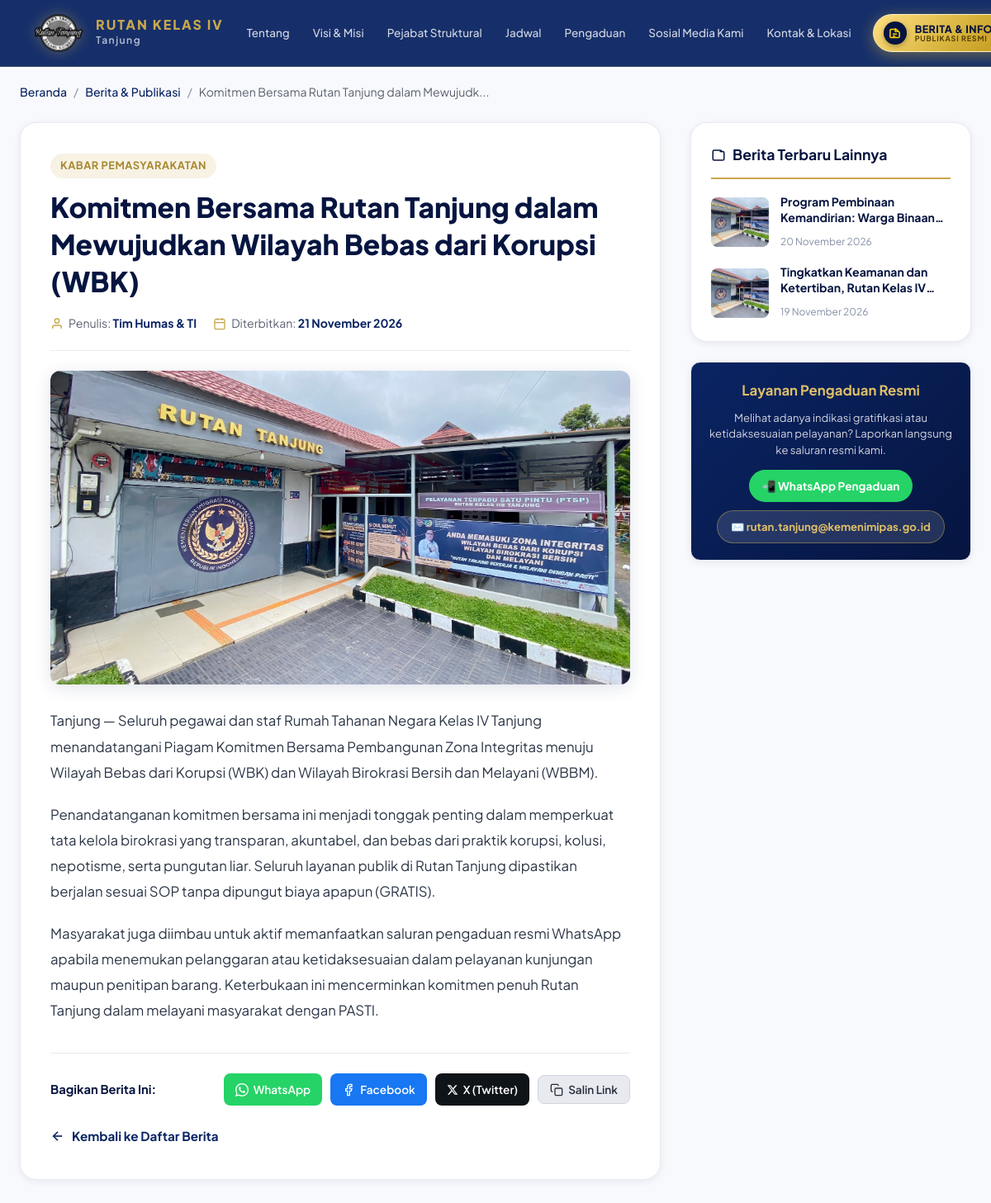
The app's page /detail-berita.php?slug=komitmen-bersama-rutan-tanjung-dalam-mewujudkan-wilayah-bebas-dari-korupsi-wbk with its own data.
### tables this page shows
CREATE TABLE IF NOT EXISTS `berita` (
  `id` INT AUTO_INCREMENT PRIMARY KEY,
  `judul` VARCHAR(255) NOT NULL,
  `slug` VARCHAR(255) NOT NULL,
  `isi` TEXT NOT NULL,
  `gambar` VARCHAR(255) DEFAULT NULL,
  `penulis` VARCHAR(100) NOT NULL,
  `tanggal_dibuat` DATETIME DEFAULT CURRENT_TIMESTAMP
);

### koneksi.php (called while the page is built, shortened)
<?php
if (!function_exists('format_tanggal_indo')) {
    function format_tanggal_indo($datetime) {
        $timestamp = strtotime($datetime);
        $bulan = [
            1 => 'Januari', 'Februari', 'Maret', 'April', 'Mei', 'Juni',
            'Juli', 'Agustus', 'September', 'Oktober', 'November', 'Desember'
        ];
        $tgl = date('d', $timestamp);
        $bln = $bulan[(int)date('m', $timestamp)];
        $thn = date('Y', $timestamp);
        return "$tgl $bln $thn";
    }
}
?>

### detail-berita.php (the view, shortened to what this page needs)
<?php
require_once __DIR__ . '/koneksi.php';
$slug = trim($_GET['slug'] ?? '');
$berita = null;
if (!empty($slug)) {
    $stmt = $conn->prepare("SELECT * FROM berita WHERE slug = ? LIMIT 1");
    $stmt->bind_param("s", $slug);
    $stmt->execute();
    $res = $stmt->get_result();
    if ($res->num_rows > 0) {
        $berita = $res->fetch_assoc();
    }
}
$berita_lainnya = [];
if ($berita) {
    $stmt_lain = $conn->prepare("SELECT id, judul, slug, gambar, tanggal_dibuat, penulis FROM berita WHERE id != ? ORDER BY tanggal_dibuat DESC LIMIT 4");
    $stmt_lain->bind_param("i", $berita['id']);
    $stmt_lain->execute();
    $res_lain = $stmt_lain->get_result();
    while ($r = $res_lain->fetch_assoc()) {
        $berita_lainnya[] = $r;
    }
}
$current_protocol = (!empty($_SERVER['HTTPS']) && $_SERVER['HTTPS'] !== 'off') ? "https://" : "http://";
$current_url = $current_protocol . $_SERVER['HTTP_HOST'] . $_SERVER['REQUEST_URI'];
?>
<!DOCTYPE html>
<html lang="id">
<head>
  <link rel="stylesheet" href="style.css?v=<?= filemtime(__DIR__ . '/style.css') ?>" />
</head>
<body>
  <header class="navbar" id="navbar">
    <div class="container navbar-inner">
      <a href="index.php#hero" class="logo-wrap">
        <div class="logo-emblem">
          <img src="banner/LOGO RUTAN png.png" alt="Logo Rutan Tanjung" width="62" height="62" style="object-fit: contain; display: block;" />
        </div>
        <div class="logo-text">
          <span class="logo-title">RUTAN KELAS IV</span>
          <span class="logo-sub">Tanjung</span>
        </div>
      </a>
      <nav class="nav-links" id="navLinks">
        <a href="index.php#tentang" class="nav-link">Tentang</a>
        <a href="index.php#visi-misi" class="nav-link">Visi &amp; Misi</a>
        <a href="index.php#pejabat" class="nav-link">Pejabat Struktural</a>
        <a href="index.php#jadwal" class="nav-link">Jadwal</a>
        <a href="index.php#pengaduan" class="nav-link">Pengaduan</a>
        <a href="index.php#sosmed" class="nav-link">Sosial Media Kami</a>
        <a href="index.php#kontak" class="nav-link">Kontak &amp; Lokasi</a>
        <a href="berita.php" class="btn-nav-berita-cta" title="Buka Halaman Berita &amp; Publikasi">
          <div class="nav-berita-icon-box">
            <svg width="15" height="15" viewBox="0 0 24 24" fill="none" stroke="currentColor" stroke-width="2.4">
              <path d="M19 20H5a2 2 0 0 1-2-2V6a2 2 0 0 1 2-2h10l6 6v8a2 2 0 0 1-2 2z"></path>
              <polyline points="13 2 13 8 19 8"></polyline>
              <line x1="8" y1="13" x2="16" y2="13"></line>
              <line x1="8" y1="17" x2="13" y2="17"></line>
            </svg>
          </div>
          <div class="nav-berita-text-group">
            <span class="nav-berita-label-top">BERITA &amp; INFORMASI</span>
            <span class="nav-berita-label-sub">PUBLIKASI RESMI</span>
          </div>
        </a>
      </nav>
    </div>
  </header>
  <main class="article-page">
    <div class="container">
      <nav class="breadcrumb-nav">
        <a href="index.php">Beranda</a>
        <span class="sep">/</span>
        <a href="index.php#berita">Berita &amp; Publikasi</a>
        <span class="sep">/</span>
        <span><?= $berita ? htmlspecialchars(mb_substr($berita['judul'], 0, 45)) . '...' : 'Tidak Ditemukan' ?></span>
      </nav>
      <?php if ($berita): ?>
        <?php
          $gambar_detail = (!empty($berita['gambar']) && file_exists(__DIR__ . '/uploads/berita/' . $berita['gambar']))
                            ? 'uploads/berita/' . htmlspecialchars($berita['gambar'])
                            : 'gambar atau poster/header rutan.jpg';
        ?>
        <div class="article-layout">
          <article class="article-card-main">
            <span class="article-tag">Kabar Pemasyarakatan</span>
            <h1 class="article-title"><?= htmlspecialchars($berita['judul']) ?></h1>
            <div class="article-meta-bar">
              <div class="meta-item">
                <svg width="16" height="16" viewBox="0 0 24 24" fill="none" stroke="currentColor" stroke-width="2">
                  <path d="M20 21v-2a4 4 0 0 0-4-4H8a4 4 0 0 0-4 4v2"></path>
                  <circle cx="12" cy="7" r="4"></circle>
                </svg>
                <span>Penulis: <strong><?= htmlspecialchars($berita['penulis']) ?></strong></span>
              </div>
              <div class="meta-item">
                <svg width="16" height="16" viewBox="0 0 24 24" fill="none" stroke="currentColor" stroke-width="2">
                  <rect x="3" y="4" width="18" height="18" rx="2" ry="2"></rect>
                  <line x1="16" y1="2" x2="16" y2="6"></line>
                  <line x1="8" y1="2" x2="8" y2="6"></line>
                  <line x1="3" y1="10" x2="21" y2="10"></line>
                </svg>
                <span>Diterbitkan: <strong><?= format_tanggal_indo($berita['tanggal_dibuat']) ?></strong></span>
              </div>
            </div>
            <div class="article-featured-img-wrap">
              <img src="<?= $gambar_detail ?>" alt="<?= htmlspecialchars($berita['judul']) ?>" class="article-featured-img">
            </div>
            <div class="article-content">
              <?php
                function auto_link_text($text) {
                    $text = htmlspecialchars($text, ENT_QUOTES, 'UTF-8');
                    $pattern = '/(https?:\/\/[^\s\,\;\"\'\<\>\(\)\[\]]+)/i';
                    $replacement = '<a href="$1" target="_blank" rel="noopener noreferrer" style="color:var(--primary,#1e3a6e);text-decoration:underline;word-break:break-all;">$1</a>';
                    return preg_replace($pattern, $replacement, $text);
                }
                $paragraphs = explode("\n", str_replace(["\r\n", "\r"], "\n", $berita['isi']));
                foreach ($paragraphs as $para) {
                    $para = trim($para);
                    if (!empty($para)) {
                        echo '<p>' . nl2br(auto_link_text($para)) . '</p>';
                    }
                }
              ?>
            </div>
            <div class="article-share-box">
              <span class="share-label">Bagikan Berita Ini:</span>
              <div class="share-buttons">
                <a href="https://api.whatsapp.com/send?text=<?= urlencode($berita['judul'] . ' - Baca selengkapnya di: ' . $current_url) ?>" target="_blank" rel="noopener" class="btn-share btn-share-wa">
                  WhatsApp
                </a>
                <a href="https://www.facebook.com/sharer/sharer.php?u=<?= urlencode($current_url) ?>" target="_blank" rel="noopener" class="btn-share btn-share-fb">
                  <svg width="16" height="16" viewBox="0 0 24 24" fill="none" stroke="currentColor" stroke-width="2">
                    <path d="M18 2h-3a5 5 0 0 0-5 5v3H7v4h3v8h4v-8h3l1-4h-4V7a1 1 0 0 1 1-1h3z"></path>
                  </svg>
                  Facebook
                </a>
                <a href="https://twitter.com/intent/tweet?text=<?= urlencode($berita['judul'] . ' - Baca selengkapnya di: ' . $current_url) ?>" target="_blank" rel="noopener" class="btn-share btn-share-x" style="background:#0f1419;color:#ffffff;">
                  <svg width="14" height="14" viewBox="0 0 24 24" fill="currentColor">
                    <path d="M18.244 2.25h3.308l-7.227 8.26 8.502 11.24H16.17l-5.214-6.817L4.99 21.75H1.68l7.73-8.835L1.254 2.25H8.08l4.713 6.231zm-1.161 17.52h1.833L7.084 4.126H5.117z"/>
                  </svg>
                  X (Twitter)
                </a>
                <button type="button" class="btn-share btn-share-copy" onclick="copyArticleUrl()">
                  <svg width="16" height="16" viewBox="0 0 24 24" fill="none" stroke="currentColor" stroke-width="2">
                    <rect x="9" y="9" width="13" height="13" rx="2" ry="2"></rect>
                    <path d="M5 15H4a2 2 0 0 1-2-2V4a2 2 0 0 1 2-2h9a2 2 0 0 1 2 2v1"></path>
                  </svg>
                  Salin Link
                </button>
              </div>
            </div>
            <a href="index.php#berita" class="btn-back-home">
              <svg width="18" height="18" viewBox="0 0 24 24" fill="none" stroke="currentColor" stroke-width="2.2">
                <line x1="19" y1="12" x2="5" y2="12"></line>
                <polyline points="12 19 5 12 12 5"></polyline>
              </svg>
              Kembali ke Daftar Berita
            </a>
          </article>
          <aside class="article-sidebar">
            <?php if (!empty($berita_lainnya)): ?>
              <div class="sidebar-widget">
                <h3 class="widget-title">
                  <svg width="18" height="18" viewBox="0 0 24 24" fill="none" stroke="currentColor" stroke-width="2">
                    <path d="M19 20H5a2 2 0 0 1-2-2V6a2 2 0 0 1 2-2h10a2 2 0 0 1 2 2v1"></path>
                    <path d="M19 20a2 2 0 0 0 2-2V8a2 2 0 0 0-2-2h-5"></path>
                  </svg>
                  Berita Terbaru Lainnya
                </h3>
                <div class="recent-news-list">
                  <?php foreach ($berita_lainnya as $bl):
                    $thumb_bl = (!empty($bl['gambar']) && file_exists(__DIR__ . '/uploads/berita/' . $bl['gambar']))
                                ? 'uploads/berita/' . htmlspecialchars($bl['gambar'])
                                : 'gambar atau poster/header rutan.jpg';
                  ?>
                    <a href="detail-berita.php?slug=<?= urlencode($bl['slug']) ?>" class="recent-news-item">
                      <img src="<?= $thumb_bl ?>" alt="<?= htmlspecialchars($bl['judul']) ?>" class="recent-news-thumb">
                      <div class="recent-news-info">
                        <h4 class="recent-news-title"><?= htmlspecialchars($bl['judul']) ?></h4>
                        <span class="recent-news-date"><?= format_tanggal_indo($bl['tanggal_dibuat']) ?></span>
                      </div>
                    </a>
                  <?php endforeach; ?>
                </div>
              </div>
            <?php endif; ?>
            <div class="sidebar-widget cta-card-sidebar">
              <h4>Layanan Pengaduan Resmi</h4>
              <p>Melihat adanya indikasi gratifikasi atau ketidaksesuaian pelayanan? Laporkan langsung ke saluran resmi kami.</p>
              <a href="https://wa.me/6282155353594?text=Halo%20Admin%20Rutan%20Tanjung,%20saya%20ingin%20menyampaikan%20pengaduan" target="_blank" rel="noopener" class="btn-wa-sidebar">
                📲 WhatsApp Pengaduan
              </a>
              <br />
              <a href="https://mail.google.com/mail/?view=cm&fs=1&to=rutan.tanjung@kemenimipas.go.id&su=Pesan%20%2F%20Pengaduan%20-%20Rutan%20Kelas%20IV%20Tanjung" target="_blank" rel="noopener noreferrer" class="btn-email-sidebar">
                ✉️ rutan.tanjung@kemenimipas.go.id
              </a>
            </div>
          </aside>
        </div>
      <?php endif; ?>
    </div>
  </main>
</body>
</html>

### records on screen
berita: judul "Komitmen Bersama Rutan Tanjung dalam Mewujudk", judul "Komitmen Bersama Rutan Tanjung dalam Mewujudkan Wilayah Bebas dari Korupsi (WBK)", penulis "Tim Humas & TI", tanggal_dibuat "21 November 2026", isi "Tanjung — Seluruh pegawai dan staf Rumah Tahanan Negara Kelas IV Tanjung menandatangani Piagam Komitmen Bersama Pembangunan Zona Integritas menuju Wilayah Bebas dari Korupsi (WBK) dan Wilayah Birokrasi Bersih dan Melayani (WBBM).", isi "Penandatanganan komitmen bersama ini menjadi tonggak penting dalam memperkuat tata kelola birokrasi yang transparan, akuntabel, dan bebas dari praktik korupsi, kolusi, nepotisme, serta pungutan liar. Seluruh layanan publik di Rutan Tanjung dipastikan berjalan sesuai SOP tanpa dipungut biaya apapun (GRATIS).", isi "Masyarakat juga diimbau untuk aktif memanfaatkan saluran pengaduan resmi WhatsApp apabila menemukan pelanggaran atau ketidaksesuaian dalam pelayanan kunjungan maupun penitipan barang. Keterbukaan ini mencerminkan komitmen penuh Rutan Tanjung dalam melayani masyarakat dengan PASTI."
berita: judul "Program Pembinaan Kemandirian: Warga…", tanggal_dibuat "20 November 2026"
berita: judul "Tingkatkan Keamanan dan Ketertiban, Rutan Kelas…", tanggal_dibuat "19 November 2026"
